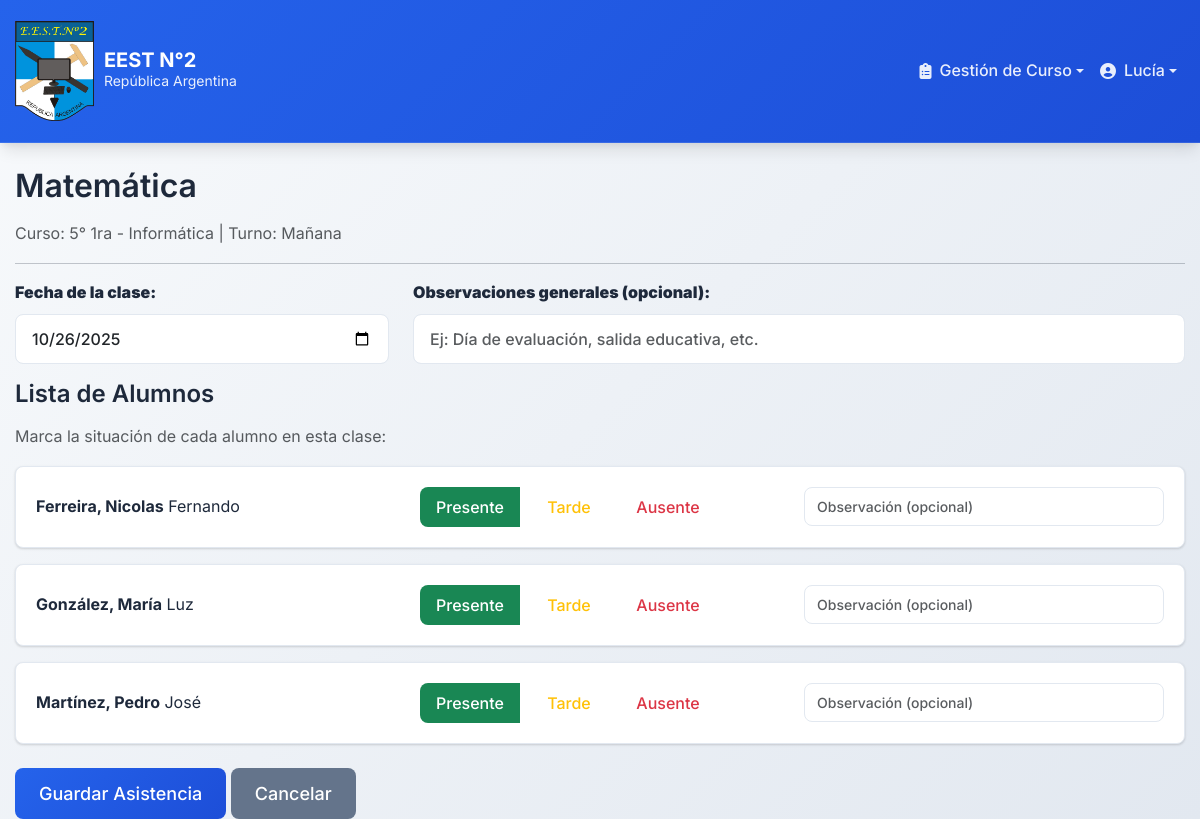
Page /gestionar_asistencias.php?id_materia=1 (signed in) on the committed database.
### tables this page shows
CREATE TABLE `materias` (
  `ID` int(11) NOT NULL,
  `ID_Curso` int(11) NOT NULL,
  `DNI_Profesor` int(11) NOT NULL,
  `Nombre` varchar(255) NOT NULL,
  `Horarios` varchar(255) NOT NULL,
  `Estado` tinyint(1) NOT NULL DEFAULT 1
);

CREATE TABLE `cursos` (
  `ID` int(11) NOT NULL,
  `DNI_Preceptor` int(11) NOT NULL,
  `Turno` enum('Mañana','Tarde','Noche') NOT NULL,
  `Grupo` varchar(255) NOT NULL,
  `Anio` int(4) NOT NULL,
  `Division` varchar(10) NOT NULL,
  `Especialidad` varchar(255) NOT NULL,
  `Estado` tinyint(1) NOT NULL DEFAULT 1
);

CREATE TABLE `usuarios` (
  `DNI` int(11) NOT NULL,
  `Primer_nombre` varchar(255) NOT NULL,
  `Segundo_nombre` varchar(255) NOT NULL,
  `Apellido` varchar(255) NOT NULL,
  `Email` varchar(255) NOT NULL,
  `Password_Usuario` varchar(255) DEFAULT NULL,
  `Nacionalidad` varchar(255) NOT NULL,
  `Localidad` varchar(255) NOT NULL,
  `Calle` varchar(255) NOT NULL,
  `Altura` int(11) NOT NULL,
  `Fecha_Nacimiento` date NOT NULL,
  `Telefono` varchar(255) NOT NULL,
  `Rol` enum('Director','Preceptor','Profesor','Alumno') NOT NULL,
  `Estado` tinyint(1) NOT NULL DEFAULT 1,
  `Fecha_Creacion` timestamp NOT NULL DEFAULT current_timestamp(),
  `Usuario` varchar(255) DEFAULT current_user()
);

### gestionar_asistencias.php (the view, shortened to what this page needs)
<?php
include('./public/header.php');
$dni_usuario = $_SESSION['DNI'];
$id_materia = isset($_GET['id_materia']) ? intval($_GET['id_materia']) : null;
if ($_SESSION['rol'] == 'Profesor') {
    $query_verificar = "SELECT materias.ID, materias.Nombre, materias.Horarios,
                        cursos.Anio, cursos.Division, cursos.Especialidad, cursos.Turno
                        FROM materias
                        INNER JOIN cursos ON materias.ID_Curso = cursos.ID
                        WHERE materias.ID = '$id_materia' AND materias.DNI_Profesor = '$dni_usuario'";
} else {
    $query_verificar = "SELECT materias.ID, materias.Nombre, materias.Horarios,
                        cursos.Anio, cursos.Division, cursos.Especialidad, cursos.Turno
                        FROM materias
                        INNER JOIN cursos ON materias.ID_Curso = cursos.ID
                        WHERE materias.ID = '$id_materia' AND cursos.DNI_Preceptor = '$dni_usuario'";
}
$result_verificar = mysqli_query($CONN, $query_verificar);
$materia = mysqli_fetch_assoc($result_verificar);
$query_alumnos = "SELECT usuarios.DNI, usuarios.Primer_nombre, usuarios.Segundo_nombre, usuarios.Apellido
                  FROM cursos
                  INNER JOIN curso_alumno ON cursos.ID = curso_alumno.ID_Curso
                  INNER JOIN alumnos ON curso_alumno.DNI_Alumno = alumnos.DNI_Alumno
                  INNER JOIN usuarios ON alumnos.DNI_Alumno = usuarios.DNI
                  WHERE cursos.Anio = '" . $materia['Anio'] . "'
                  AND cursos.Division = '" . $materia['Division'] . "'
                  AND cursos.Especialidad = '" . $materia['Especialidad'] . "'
                  AND cursos.Turno = '" . $materia['Turno'] . "'
                  AND cursos.Estado = 1
                  ORDER BY usuarios.Apellido, usuarios.Primer_nombre";
$result_alumnos = mysqli_query($CONN, $query_alumnos);
?>
<!DOCTYPE html>
<html lang="es">
<head>
    <link rel="stylesheet" href="./style/styles.css">
</head>
<body>
    <div class="container mt-4">
        <h2><?php echo htmlspecialchars($materia['Nombre']); ?></h2>
        <p class="text-muted">
            Curso: <?php echo htmlspecialchars($materia['Anio'] . "° " . $materia['Division'] . " - " . $materia['Especialidad']); ?>
            | Turno: <?php echo htmlspecialchars($materia['Turno']); ?>
        </p>
        <hr>
        <?php if (mysqli_num_rows($result_alumnos) > 0): ?>
            <form method="POST" action="procesar_asistencia.php">
                <div class="row mb-3">
                    <div class="col-md-4">
                        <label for="fecha" class="form-label"><strong>Fecha de la clase:</strong></label>
                        <input type="date"
                               id="fecha"
                               name="fecha"
                               class="form-control"
                               value="<?php echo date('Y-m-d'); ?>"
                               required>
                    </div>
                    <div class="col-md-8">
                        <label class="form-label"><strong>Observaciones generales (opcional):</strong></label>
                        <input type="text"
                               name="observaciones_generales"
                               class="form-control"
                               placeholder="Ej: Día de evaluación, salida educativa, etc.">
                    </div>
                </div>
                <h4>Lista de Alumnos</h4>
                <p class="text-muted">Marca la situación de cada alumno en esta clase:</p>
                <?php while ($alumno = mysqli_fetch_assoc($result_alumnos)): ?>
                    <div class="alumno-item">
                        <div class="row align-items-center">
                            <div class="col-md-4">
                                <strong><?php echo htmlspecialchars($alumno['Apellido'] . ", " . $alumno['Primer_nombre']); ?></strong>
                                <?php if (!empty($alumno['Segundo_nombre'])): ?>
                                    <?php echo htmlspecialchars(" " . $alumno['Segundo_nombre']); ?>
                                <?php endif; ?>
                            </div>
                            <div class="col-md-4">
                                <div class="btn-group btn-group-asistencia" role="group">
                                    <label class="btn btn-outline-success" for="presente_<?php echo $alumno['DNI']; ?>">
                                        Presente
                                    </label>
                                    <label class="btn btn-outline-warning" for="tarde_<?php echo $alumno['DNI']; ?>">
                                        Tarde
                                    </label>
                                    <label class="btn btn-outline-danger" for="falta_<?php echo $alumno['DNI']; ?>">
                                        Ausente
                                    </label>
                                </div>
                            </div>
                            <div class="col-md-4">
                                <input type="text"
                                       name="observaciones[<?php echo $alumno['DNI']; ?>]"
                                       class="form-control form-control-sm"
                                       placeholder="Observación (opcional)">
                            </div>
                        </div>
                    </div>
                <?php endwhile; ?>
                <div class="mt-4">
                    <button type="submit" class="btn btn-primary btn-lg">Guardar Asistencia</button>
                    <?php if ($_SESSION['rol'] == 'Profesor'): ?>
                        <a href="mis_materias_profesor.php" class="btn btn-secondary btn-lg">Cancelar</a>
                    <?php else: ?>
                        <a href="revisar_notas_preceptor.php" class="btn btn-secondary btn-lg">Cancelar</a>
                    <?php endif; ?>
                </div>
            </form>
        <?php endif; ?>
    </div>
</body>
</html>

### style/styles.css (style rules this page uses)
:root { --primary-color: #2563eb; --primary-dark: #1d4ed8; --secondary-color: #64748b; --success-color: #10b981; --warning-color: #f59e0b; --danger-color: #ef4444; --info-color: #06b6d4; --light-color: #f8fafc; --dark-color: #1e293b; --border-color: #e2e8f0; --shadow: 0 1px 3px 0 rgba(0, 0, 0, 0.1), 0 1px 2px 0 rgba(0, 0, 0, 0.06); --shadow-lg: 0 10px 15px -3px rgba(0, 0, 0, 0.1), 0 4px 6px -2px rgba(0, 0, 0, 0.05); --border-radius: 0.5rem; --font-family: 'Inter', -apple-system, BlinkMacSystemFont, 'Segoe UI', Roboto, sans-serif; }
* { box-sizing: border-box; margin: 0; padding: 0; }
body { font-family: var(--font-family); line-height: 1.6; color: var(--dark-color); background: linear-gradient(135deg, #f8fafc 0%, #e2e8f0 100%); min-height: 100vh; }
.container { max-width: 1200px; margin: 0 auto; padding: 0 15px; }
h1, h2, h3, h4, h5, h6 { color: var(--dark-color); font-weight: 600; margin-bottom: 1rem; }
.text-muted { color: #6c757d; }
.btn { display: inline-block; font-weight: 500; line-height: 1.5; text-align: center; text-decoration: none; vertical-align: middle; cursor: pointer; border: none; padding: 0.5rem 1rem; font-size: 1rem; border-radius: var(--border-radius); transition: all 0.2s ease; }
.btn-primary { color: #fff; background: linear-gradient(135deg, var(--primary-color) 0%, var(--primary-dark) 100%); }
.btn-secondary { color: #fff; background-color: var(--secondary-color); }
.btn-lg { padding: 0.75rem 1.5rem; font-size: 1.125rem; }
.form-label { font-weight: 600; color: var(--dark-color); margin-bottom: 0.5rem; display: block; }
.form-control { width: 100%; border: 1px solid var(--border-color); border-radius: var(--border-radius); padding: 0.75rem 1rem; font-size: 1rem; font-weight: 500; transition: all 0.2s ease; }
.form-control-sm { padding: 0.5rem 0.75rem; font-size: 0.875rem; }
.mt-4 { margin-top: 1.5rem; }
.mb-3 { margin-bottom: 1rem; }
.alumno-item { background: white; border: 1px solid var(--border-color); border-radius: var(--border-radius); padding: 1.25rem; margin-bottom: 1rem; transition: all 0.2s ease; box-shadow: var(--shadow); }
.btn-group-asistencia .btn { width: 100px; }

### rows in the picture
materias: Nombre "Matemática", ID_Curso.Especialidad "5° 1ra - Informática", ID_Curso.Turno "Mañana"
usuarios: Apellido+Primer_nombre "Ferreira, Nicolas", Segundo_nombre "Fernando"
usuarios: Apellido+Primer_nombre "González, María", Segundo_nombre "Luz"
usuarios: Apellido+Primer_nombre "Martínez, Pedro", Segundo_nombre "José"

### other values in the picture
$_SESSION['nombre1'] "Lucía"
